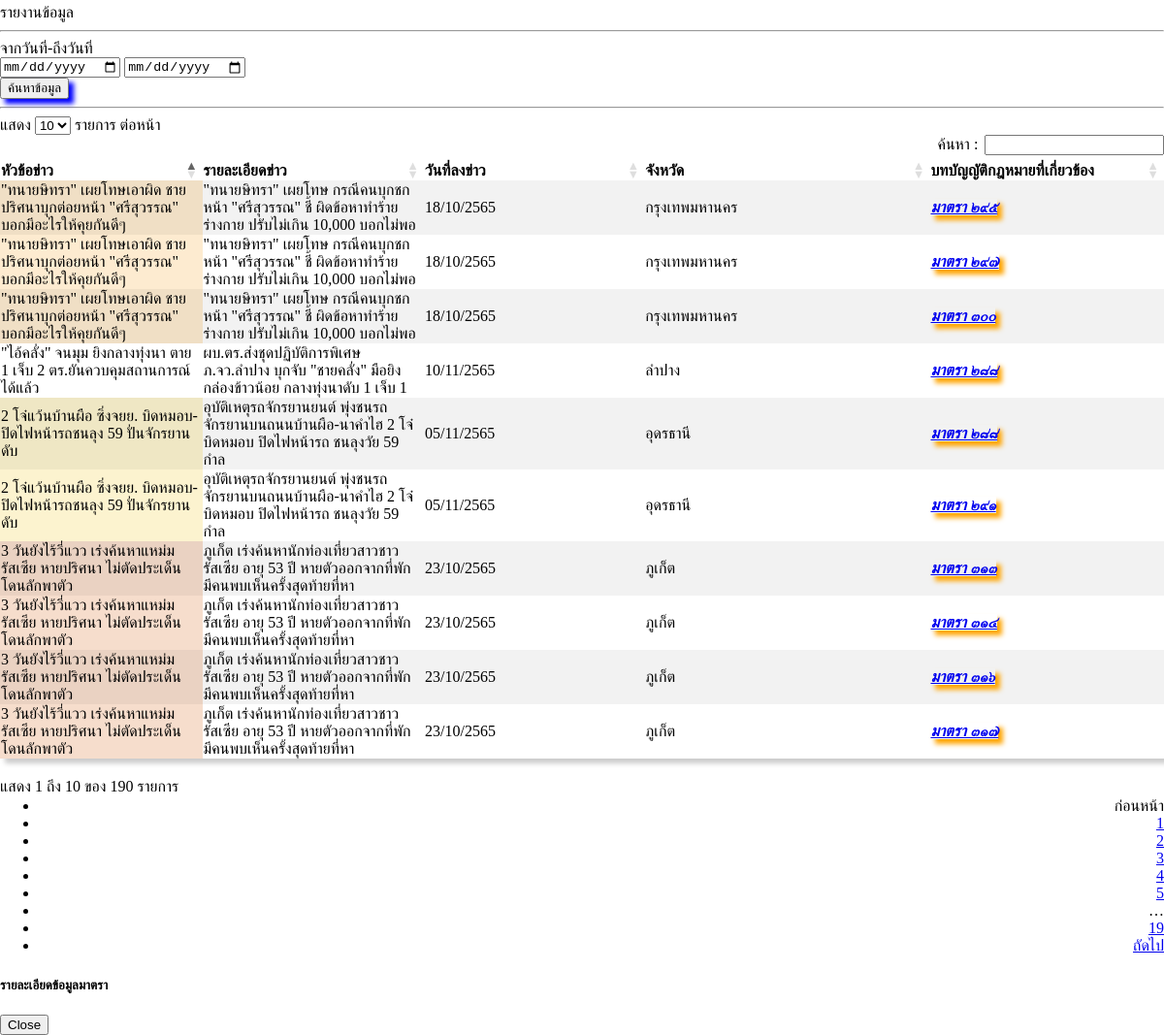
The app's page /report.php with its own data.
### tables this page shows
CREATE TABLE `tbl_data` (
  `data_id` int(11) NOT NULL,
  `subject` text DEFAULT NULL,
  `details` text DEFAULT NULL,
  `update_dt` date DEFAULT NULL,
  `province_location` varchar(255) DEFAULT NULL
);

CREATE TABLE `tbl_law` (
  `law_id` int(11) NOT NULL,
  `law` varchar(50) DEFAULT NULL,
  `details` text DEFAULT NULL,
  `keyword` text DEFAULT NULL,
  `group` varchar(255) DEFAULT NULL,
  `synonyms` text DEFAULT NULL
);

### autoload/module.inc.php (called while the page is built, shortened)
<?php
    function myAutoload($classname){
        $path = 'include/';
        $ext = '.inc.php';
        $fullpath = $path.$classname.$ext;
    }

### include/Law.inc.php (called while the page is built, shortened)
<?php
require_once 'Database/DatabaseConnect.inc.php';
class Law{
    function showData($dt,$dt2){
        $filter = '';
        if (isset($dt) && isset($dt2)){
            $filter = "AND d.update_dt >= '$dt' AND d.update_dt <= '$dt2'";
        }else{
            $filter = '';
        }
        $sql = "
            SELECT
                d.data_id as id,
                d.`subject` as `Subject`,
                d.details AS Detail,
                d.update_dt AS Datetimes,
                d.province_location AS Location,
                l.law_id AS law_id,
                l.law AS Law,
                l.keyword as keyword
            FROM
                tbl_data d
                JOIN tbl_law l
            WHERE
                d.`subject`
                RLIKE (
                    SELECT
                        DISTINCT GROUP_CONCAT(keyword SEPARATOR '|')
                    FROM
                        tbl_law
                    WHERE
                        law = l.law
                ) {$filter}
            GROUP BY
                d.`subject`,
                l.law,
                l.keyword
        ";
        $query = $this->Connect()->query($sql);
        if ($query->num_rows > 0){
            return $query;
        }
    }
}

### include/Database/DatabaseConnect.inc.php (called while the page is built, shortened)
<?php
trait DatabaseConnect{
    protected $params = array(
        "HOST" => "localhost",
        "USER" => "root",
        "PASS" => "root",
        "DBNAME" => "db_law",
    );
    public function Connect(){
        $conn = new mysqli(
            $this->params['HOST'],
            $this->params['USER'],
            $this->params['PASS'],
            $this->params['DBNAME']
        );
        $conn->set_charset("utf8");
        return $conn;
    }
}

### include/Function/Thaidate.inc.php (called while the page is built, shortened)
<?php
function convertDate($strDate){
		if(preg_match('/\d{4}-\d{2}-\d{2} \d{2}:\d{2}:\d{2}/',$strDate)){
			$year = (date('Y', strtotime($strDate))+543);
			$month = date('m', strtotime($strDate));
			$day = date('d', strtotime($strDate));
			$times = date('H:i:s', strtotime($strDate));
			$mapdate = $day.'/'.$month.'/'.$year.' '.$times;
			return $mapdate;
		}else{
			$year = (date('Y', strtotime($strDate))+543);
			$month = date('m', strtotime($strDate));
			$day = date('d', strtotime($strDate));
			$mapdate = $day.'/'.$month.'/'.$year;
			return $mapdate;
		}
}

### report.php (the view, shortened to what this page needs)
<!DOCTYPE html>
<html lang="en">
<head>
    <link rel="stylesheet" href="https://cdn.datatables.net/1.12.1/css/dataTables.bootstrap5.min.css">
    <link rel="stylesheet" href="https://cdn.datatables.net/buttons/2.2.3/css/buttons.bootstrap5.min.css">
</head>
<?php
    require 'autoload/module.inc.php';
    require_once 'include/Function/Thaidate.inc.php';
    $obj = new Law;
    $result = $obj->showData($_GET['dt'], $_GET['dts']);
?>
<body onload="myFunction()" style="margin:0;">
    <div class="container" align="left">
        <i class="	fa fa-home" style="font-size:20px"></i> รายงานข้อมูล
        <hr />
    </div>
    <div class="container mt-3 mb-3 animate-bottom" style="overflow-x: hidden;"  style="display:none;" id="myDiv">
        <form action="" method="get" id="formreport">
            <div class="input-group mb-3">
                <div class="input-group-prepend">
                    <span class="input-group-text" id="">จากวันที่-ถึงวันที่</span>
                </div>
                <input type="date" name="dt" class="form-control" placeholder="จากวันที่"
                    value="<?php echo $_GET['dt'] ?>">
                <input type="date" name="dts" class="form-control" placeholder="ถึงวันที่"
                    value="<?php echo $_GET['dts'] ?>">
            </div>
            <button type="submit" class="btn btn-primary btnfind"><i class="fa fa-mouse-pointer"></i>
                ค้นหาข้อมูล</button>
        </form>
        <hr>
        <table class="table table-bordered table-striped table-sm" id="myTable" width="100%">
            <thead class="table-dark">
                <tr>
                    <th scope="col">หัวข้อข่าว</th>
                    <th scope="col">รายละเอียดข่าว</th>
                    <th scope="col">วันที่ลงข่าว</th>
                    <th scope="col">จังหวัด</th>
                    <th scope="col">บทบัญญัติกฎหมายที่เกี่ยวข้อง</th>
                </tr>
            </thead>
            <tbody>
                <?php
                    $data = array();
                    foreach($result as $i){
                        $data[] = $i['id'];
                    }
                    $arrayValueCounts = array_count_values($data);
                    $color = [
                        '#F2D7D5',
                        '#EBDEF0',
                        '#D4E6F1',
                        '#D1F2EB',
                        '#FCF3CF',
                        '#FDEBD0',
                        '#F6DDCC',
                        '#EAECEE',
                        '#CCCCFF',
                        ];
                    $oldid = '';
                    $oldcolor = '';
                    $oldrandom = '';
                    foreach($result as $val){
                        if($oldid == $val['id']){
                                $colorStyle = $oldcolor;
                        }else{
                            $random = rand(0,6);
                            if($oldrandom == $random){
                                    $random = rand(0,8);
                            }
                        $oldcolor =  $colorStyle;
                        $oldrandom = $random;
                        }
                       $colorStyle = ($arrayValueCounts[$val['id']] > 1) ? 'style="background-color:'.$color[$random].'"' : '';
                       $oldid = $val['id'];
                ?>
                <tr>
                    <td <?=$colorStyle?>>
                        <?=$val['Subject']?>
                    </td>
                    <td data-toggle="tooltip" data-placement="buttom" title="<?= $val['Detail'];?>">
                        <?=mb_substr($val['Detail'], 0, 100)?></td>
                    <td><?=convertDate($val['Datetimes']);?></td>
                    <td><?=$val['Location']?></td>
                    <td>
                        <a href="#myModal" data-bs-toggle="modal" data-bs-target="#myModal"
                            id="data-id=<?php echo $val['law_id']; ?>" data-id="<?php echo $val['law_id']; ?>"
                            class="btn btn-warning btnlaw"><strong><i><?= $val['Law'];?></i></strong>
                        </a>
                    </td>
                </tr>
                <?php } ?>
            </tbody>
        </table>
    </div>
    <div class="modal fade" id="myModal" tabindex="-1" aria-labelledby="exampleModalLabel" aria-hidden="true">
        <div class="modal-dialog">
            <div class="modal-content">
                <div class="modal-header">
                    <h5 class="modal-title" id="Mymodallabel">รายละเอียดข้อมูลมาตรา</h5>
                </div>
                <div class="modal-footer">
                    <button type="button" class="btn btn-secondary" data-bs-dismiss="modal">Close</button>
                </div>
            </div>
        </div>
    </div>
</body>
</html>

### report.php (style rules this page uses)
.btnfind { box-shadow: 5px 5px 5px blue; }
.btnlaw { box-shadow: 5px 5px 5px orange; }
table { box-shadow: 5px 5px 5px #CCC; }
.animate-bottom { position: relative; -webkit-animation-name: animatebottom; -webkit-animation-duration: 1s; animation-name: animatebottom; animation-duration: 1s }
#myDiv { display: none; }

### records on screen
tbl_data: subject "\"ทนายษิทรา\" เผยโทษเอาผิด ชายปริศนาบุกต่อยหน้า \"ศรีสุวรรณ\" บอกมีอะไรให้คุยกันดีๆ", details "\"ทนายษิทรา\" เผยโทษ กรณีคนบุกชกหน้า \"ศรีสุวรรณ\" ชี้ ผิดข้อหาทำร้ายร่างกาย ปรับไม่เกิน 10,000 บอกไม่พอ", update_dt "18/10/2565", province_location "กรุงเทพมหานคร", tbl_law.law "มาตรา ๒๙๕", tbl_law.law "มาตรา ๒๙๗", tbl_law.law "มาตรา ๓๐๐"
tbl_data: subject "\"ไอ้คลั่ง\" จนมุม ยิงกลางทุ่งนา ตาย 1 เจ็บ 2 ตร.ยันควบคุมสถานการณ์ได้แล้ว", details "ผบ.ตร.ส่งชุดปฏิบัติการพิเศษ ภ.จว.ลำปาง บุกจับ \"ชายคลั่ง\" มือยิงกล่องข้าวน้อย กลางทุ่งนาดับ 1 เจ็บ 1", update_dt "10/11/2565", province_location "ลำปาง", tbl_law.law "มาตรา ๒๘๘"
tbl_data: subject "2 โจ๋แว้นบ้านผือ ซิ่งจยย. บิดหมอบ-ปิดไฟหน้ารถชนลุง 59 ปั่นจักรยานดับ", details "อุบัติเหตุรถจักรยานยนต์ พุ่งชนรถจักรยานบนถนนบ้านผือ-นาคำไฮ 2 โจ๋ บิดหมอบ ปิดไฟหน้ารถ ชนลุงวัย 59 กำล", update_dt "05/11/2565", province_location "อุดรธานี", tbl_law.law "มาตรา ๒๘๘", tbl_law.law "มาตรา ๒๙๑"
tbl_data: subject "3 วันยังไร้วี่แวว เร่งค้นหาแหม่มรัสเซีย หายปริศนา ไม่ตัดประเด็นโดนลักพาตัว", details "ภูเก็ต เร่งค้นหานักท่องเที่ยวสาวชาวรัสเซีย อายุ 53 ปี หายตัวออกจากที่พัก มีคนพบเห็นครั้งสุดท้ายที่หา", update_dt "23/10/2565", province_location "ภูเก็ต", tbl_law.law "มาตรา ๓๑๓", tbl_law.law "มาตรา ๓๑๔", tbl_law.law "มาตรา ๓๑๖", tbl_law.law "มาตรา ๓๑๗"
